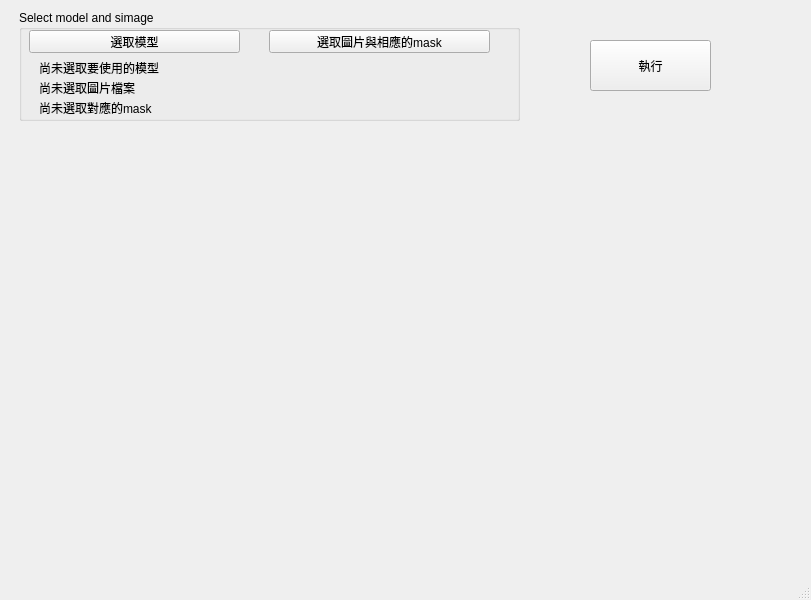
<?xml version="1.0" encoding="UTF-8"?>
<ui version="4.0">
 <class>MainWindow</class>
 <widget class="QMainWindow" name="MainWindow">
  <property name="geometry">
   <rect>
    <x>0</x>
    <y>0</y>
    <width>811</width>
    <height>600</height>
   </rect>
  </property>
  <property name="windowTitle">
   <string>Vertebral Segmentation</string>
  </property>
  <widget class="QWidget" name="centralwidget">
   <widget class="QPushButton" name="run">
    <property name="geometry">
     <rect>
      <x>590</x>
      <y>40</y>
      <width>121</width>
      <height>51</height>
     </rect>
    </property>
    <property name="text">
     <string>執行</string>
    </property>
   </widget>
   <widget class="QGroupBox" name="groupBox">
    <property name="geometry">
     <rect>
      <x>19</x>
      <y>10</y>
      <width>501</width>
      <height>111</height>
     </rect>
    </property>
    <property name="title">
     <string>Select model and simage</string>
    </property>
    <widget class="QPushButton" name="s_model">
     <property name="geometry">
      <rect>
       <x>10</x>
       <y>20</y>
       <width>211</width>
       <height>23</height>
      </rect>
     </property>
     <property name="text">
      <string>選取模型</string>
     </property>
    </widget>
    <widget class="QLabel" name="model_name">
     <property name="geometry">
      <rect>
       <x>20</x>
       <y>50</y>
       <width>471</width>
       <height>16</height>
      </rect>
     </property>
     <property name="text">
      <string>尚未選取要使用的模型</string>
     </property>
    </widget>
    <widget class="QLabel" name="image_path">
     <property name="geometry">
      <rect>
       <x>20</x>
       <y>70</y>
       <width>471</width>
       <height>16</height>
      </rect>
     </property>
     <property name="text">
      <string>尚未選取圖片檔案</string>
     </property>
    </widget>
    <widget class="QLabel" name="label_path">
     <property name="geometry">
      <rect>
       <x>20</x>
       <y>90</y>
       <width>471</width>
       <height>16</height>
      </rect>
     </property>
     <property name="text">
      <string>尚未選取對應的mask</string>
     </property>
    </widget>
    <widget class="QPushButton" name="s_image_label">
     <property name="geometry">
      <rect>
       <x>250</x>
       <y>20</y>
       <width>221</width>
       <height>23</height>
      </rect>
     </property>
     <property name="text">
      <string>選取圖片與相應的mask</string>
     </property>
    </widget>
   </widget>
   <widget class="QLabel" name="picture">
    <property name="geometry">
     <rect>
      <x>30</x>
      <y>140</y>
      <width>581</width>
      <height>401</height>
     </rect>
    </property>
    <property name="text">
     <string/>
    </property>
   </widget>
   <widget class="QWidget" name="verticalLayoutWidget">
    <property name="geometry">
     <rect>
      <x>640</x>
      <y>140</y>
      <width>160</width>
      <height>411</height>
     </rect>
    </property>
    <layout class="QVBoxLayout" name="verticalLayout">
     <item>
      <widget class="QLabel" name="label">
       <property name="text">
        <string/>
       </property>
      </widget>
     </item>
     <item>
      <widget class="QLabel" name="label_2">
       <property name="text">
        <string/>
       </property>
      </widget>
     </item>
     <item>
      <widget class="QLabel" name="label_3">
       <property name="text">
        <string/>
       </property>
      </widget>
     </item>
     <item>
      <widget class="QLabel" name="label_4">
       <property name="text">
        <string/>
       </property>
      </widget>
     </item>
     <item>
      <widget class="QLabel" name="label_5">
       <property name="text">
        <string/>
       </property>
      </widget>
     </item>
     <item>
      <widget class="QLabel" name="label_6">
       <property name="text">
        <string/>
       </property>
      </widget>
     </item>
     <item>
      <widget class="QLabel" name="label_7">
       <property name="text">
        <string/>
       </property>
      </widget>
     </item>
     <item>
      <widget class="QLabel" name="label_8">
       <property name="text">
        <string/>
       </property>
      </widget>
     </item>
     <item>
      <widget class="QLabel" name="label_9">
       <property name="text">
        <string/>
       </property>
      </widget>
     </item>
     <item>
      <widget class="QLabel" name="label_10">
       <property name="text">
        <string/>
       </property>
      </widget>
     </item>
     <item>
      <widget class="QLabel" name="label_11">
       <property name="text">
        <string/>
       </property>
      </widget>
     </item>
     <item>
      <widget class="QLabel" name="label_12">
       <property name="text">
        <string/>
       </property>
      </widget>
     </item>
     <item>
      <widget class="QLabel" name="label_13">
       <property name="text">
        <string/>
       </property>
      </widget>
     </item>
     <item>
      <widget class="QLabel" name="label_14">
       <property name="text">
        <string/>
       </property>
      </widget>
     </item>
     <item>
      <widget class="QLabel" name="label_15">
       <property name="text">
        <string/>
       </property>
      </widget>
     </item>
     <item>
      <widget class="QLabel" name="label_16">
       <property name="text">
        <string/>
       </property>
      </widget>
     </item>
     <item>
      <widget class="QLabel" name="label_17">
       <property name="text">
        <string/>
       </property>
      </widget>
     </item>
     <item>
      <widget class="QLabel" name="label_18">
       <property name="text">
        <string/>
       </property>
      </widget>
     </item>
     <item>
      <widget class="QLabel" name="label_19">
       <property name="text">
        <string/>
       </property>
      </widget>
     </item>
     <item>
      <widget class="QLabel" name="label_20">
       <property name="text">
        <string/>
       </property>
      </widget>
     </item>
    </layout>
   </widget>
  </widget>
  <widget class="QMenuBar" name="menubar">
   <property name="geometry">
    <rect>
     <x>0</x>
     <y>0</y>
     <width>811</width>
     <height>21</height>
    </rect>
   </property>
  </widget>
  <widget class="QStatusBar" name="statusbar"/>
 </widget>
 <resources/>
 <connections/>
</ui>
